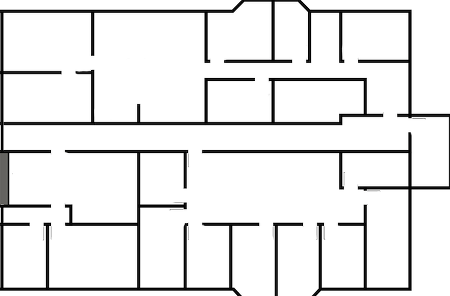
#> input picture TP3/Code_Astar/office.png, 450 x 296 px
$ python pathfind.py
#> lines starting #> are read from the running program, lines starting #| are printed output that depends on the picture; after the words box and inside, x2 and y2 are one past the last pixel; in counts of white or black regions, pixels touching at a corner belong together
"""
 Simple Astar path planning

 author: yowlings

 modified by David Filliat
"""

import cv2
import numpy as np
import time
import math
from matplotlib import pyplot as plt


# parameters
show_animation = False
heuristic_weight = 5

class pathfind():
    """
    Path finding in a occupancy grid map using AStar algorithms
    """
    def __init__(self, map_file, robot_radius, start, goal):
        self.map_file = map_file
        self.robot_radius = robot_radius
        self.start = start
        self.goal = goal
        self.result_img = cv2.imread(self.map_file)
        self.map = cv2.imread(self.map_file, cv2.IMREAD_GRAYSCALE)
        self.columns, self.rows = self.map.shape
        self.threshold()
        self.inflate()
        self.distance = cv2.distanceTransform(self.map, cv2.DIST_L2, 3)
        self.dist_weight = 70/(self.distance + 0.00001)


    def threshold(self):
        """
        Binarize the obstacle map to 0/255
        """
        for i in range(self.columns):
            for j in range(self.rows):
                if self.map[i,j]>128:
                    self.map[i,j]=255
                else:
                    self.map[i,j]=0


    def inflate(self):
        """
        Inflate the obstacle size to take the robot radius into account
        """
        old_map = self.map.copy()

        for i in range(self.columns):
            for j in range(self.rows):
                if old_map[i,j]==0:
                    for u in [-2,-1,0,1,2]:
                        for v in [-2,-1,0,1,2]:
                            if(u!=0 and v!=0):
                                if (((i+u)>=0)&((i+u)<self.columns)&((j+v)>=0)&((j+v)<self.rows)):
                                    self.result_img[i+u,j+v,1]=128
                                    self.map[i+u,j+v]=256


    def get_neighbors(self,current):
        """
        Return neighbor nodes using 8-connectivity
        """
        neighbors = []
        if(current[0]+1<self.columns and self.map[current[0]+1,current[1]]==255):
            neighbors.append((current[0]+1, current[1]))
        if(current[0]-1>=0 and self.map[current[0]-1,current[1]]==255):
            neighbors.append((current[0]-1, current[1]))
        if(current[1]-1>=0 and self.map[current[0],current[1]-1]==255):
            neighbors.append((current[0], current[1]-1))
        if(current[1]+1<self.rows and self.map[current[0],current[1]+1]==255):
            neighbors.append((current[0], current[1]+1))
        if(current[0]+1<self.columns and current[1]+1<self.columns and self.map[current[0]+1,current[1]+1]==255):
            neighbors.append((current[0]+1, current[1]+1))
        if(current[0]-1>=0 and current[1]-1>=0 and self.map[current[0]-1,current[1]-1]==255):
            neighbors.append((current[0]-1, current[1]-1))
        if(current[1]-1>=0 and current[0]+1<self.columns and self.map[current[0]+1,current[1]-1]==255):
            neighbors.append((current[0]+1, current[1]-1))
        if(current[1]+1<self.rows and current[0]-1>=0 and self.map[current[0]-1,current[1]+1]==255):
            neighbors.append((current[0]-1, current[1]+1))

        return neighbors

    def heuristic(self,a,b):
        """
        Return heuristic for AStar
        """
        return abs(a[0] - b[0]) + abs(a[1] - b[1])


    def draw_path(self):
        """
        Draw the computed path, after AStar
        """
        cv2.circle(self.result_img, (self.start[1],self.start[0]), 2, (255,0,0),2)
        cv2.circle(self.result_img, (self.goal[1],self.goal[0]), 2, (0,0,255),2)

        for current in self.path:
            cv2.circle(self.result_img, (current[1],current[0]), 0, (255,0,0),0)

        return self.result_img

    def get_path_length(self):
        """
        Return path length, after AStar
        """
        length = 0
        for i,k in zip(self.path[0::], self.path[1::]):
            length += math.dist(i,k)
        return length


    def astar(self):
        """
        Compute shortest path using AStar algorithm
        """
        frontier = {}
        frontier[self.start] = heuristic_weight * math.dist(self.goal, self.start)

        self.came_from = {}
        cost_so_far = {}
        closed = {}
        self.came_from[self.start] = None
        cost_so_far[self.start] = 0
        iter = 0


        while frontier:
            iter += 1

            current = min(frontier, key=frontier.get)

            # draw frontier for results
            self.result_img[current[0],current[1],1] = 255

            if current == self.goal:
                break

            neighbors = self.get_neighbors(current)
            for next in neighbors:
                new_cost = cost_so_far[current] + math.dist(current, next) + self.dist_weight[next]
                # new_cost = cost_so_far[current] + math.dist(current, next)
                test = (next in closed) or ((next in frontier) and (new_cost > cost_so_far[next]))

                if not test:
                    cost_so_far[next] = new_cost
                    priority = new_cost + heuristic_weight * self.heuristic(self.goal, next)
                    frontier[next] = priority
                    self.came_from[next] = current

                    # draw frontier for results
                    self.result_img[next[0],next[1],0] = 0
                    self.result_img[next[0],next[1],1] = 0
            closed[current] = 1
            frontier.pop(current)

            if show_animation and iter % 100 ==0:
                plt.imshow(self.result_img)
                plt.pause(0.001)

        # Compute path
        current = self.goal
        self.path = [current]
        while current != self.start:
            current = self.came_from[current]
            self.path.append(current)
        self.path.append(self.start)
        self.path.reverse()


def main():
    map_file='office.png'
    start = (100,42)
    goal = (190,150)

    # [7 lines of commented-out code are left out]


    d1 = pathfind(map_file,1,start,goal)
#> in __init__, self.result_img is the input picture: shape (296, 450, 3); mean B, G, R 232, 232.1, 232.1
#> after the loop in threshold, `for i in range(self.columns):`:
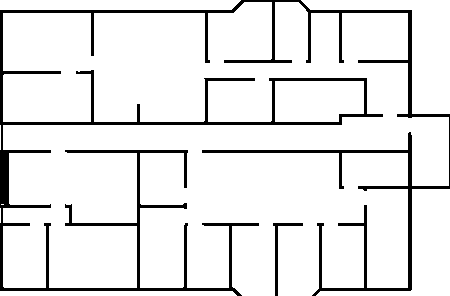
#> self.map: shape (296, 450); 90.7% white; 2 black regions, box (x1, y1, x2, y2) and area: (0, 0, 450, 296) 12090, (273, 223, 303, 296) 300
#> after the loop in inflate, `for i in range(self.columns):`:
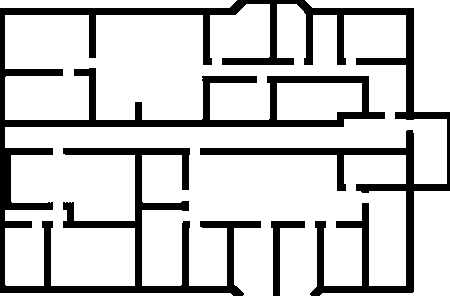
#> self.map: shape (296, 450); 79.2% white; 2 black regions, box (x1, y1, x2, y2) and area: (0, 0, 450, 296) 26971, (271, 221, 305, 296) 714
#> after the loop in inflate, `for i in range(self.columns):`:
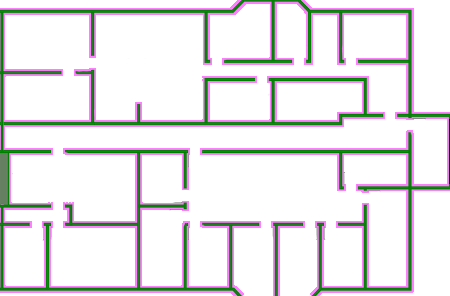
#> self.result_img: shape (296, 450, 3); mean B, G, R 232, 228.5, 232.1
#> in __init__, `self.distance = cv2.distanceTransform(self.map, cv2.DIST_L2, 3)`:
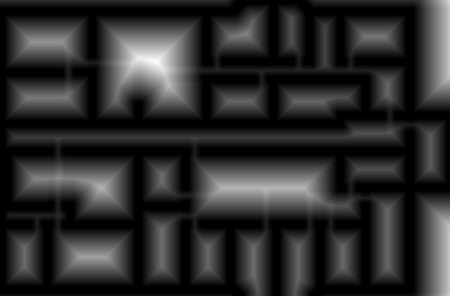
#> self.distance: shape (296, 450) float32; min 0, max 44.89, mean 7.8; drawn with min black and max white
#> in __init__, `self.dist_weight = 70/(self.distance + 0.00001)`:
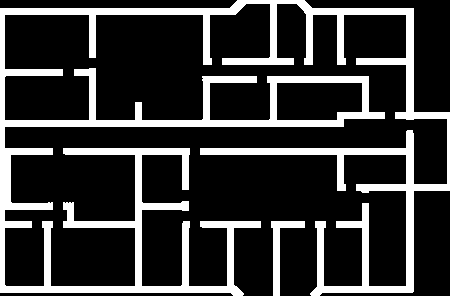
#> self.dist_weight: shape (296, 450) float32; min 1.56, max 7000000, mean 1454930; drawn with min black and max white
    begin = time.time()
    d1.astar()
#> the loop in astar, `for next in neighbors:` made 8 passes
#> (new_cost, priority) on passes 1 to 8: (4.86, 989.9), (4.49, 999.5), (4.66, 999.7), (4.66, 989.7), (5.27, 985.3), (4.9, 1004.9), (5.27, 995.3), (4.9, 994.9)
#> after the loop in astar, `for next in neighbors:`: self.result_img: shape (296, 450, 3); 0.01% of pixels changed, all inside (x1, y1, x2, y2) = (41, 99, 44, 102)
#> after the loop in astar, `for next in neighbors:`: cost_so_far = 9 items
    end = time.time()


    print('Computing time : ',end - begin)
    print('Path length : ', d1.get_path_length())

    result_img = d1.draw_path()

    plt.imshow(result_img)
    plt.show()

if __name__ == '__main__':
    main()

$ run again, with TP3/Code_Astar/freespace.png copied over TP3/Code_Astar/office.png
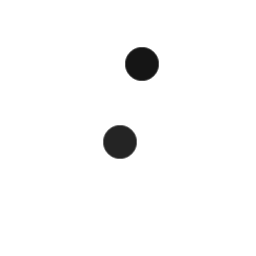
#> input picture TP3/Code_Astar/freespace.png, 256 x 256 px
#> in __init__, self.result_img is the input picture: shape (256, 256, 3); min 21, max 255, mean 248.9
#> after the loop in threshold, `for i in range(self.columns):`:
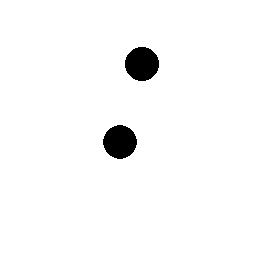
#> self.map: shape (256, 256); 97.3% white; 2 black regions, box (x1, y1, x2, y2) and area: (125, 47, 159, 81) 904, (103, 125, 137, 159) 880
#> in __init__, `self.dist_weight = 70/(self.distance + 0.00001)`:
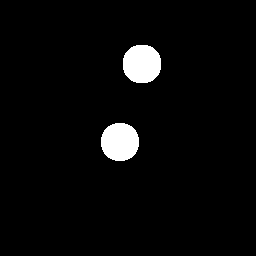
#> self.dist_weight: shape (256, 256) float32; min 0.447, max 7000000, mean 252077.5; drawn with min black and max white
#> the loop in astar, `for next in neighbors:` made 8 passes
#> (new_cost, priority) on passes 1 to 8: (1.99, 987), (1.97, 997), (1.97, 997), (1.99, 987), (2.41, 982.4), (2.38, 1002.4), (2.39, 992.4), (2.4, 992.4)
#> after the loop in astar, `for next in neighbors:`: cost_so_far = 9 items
